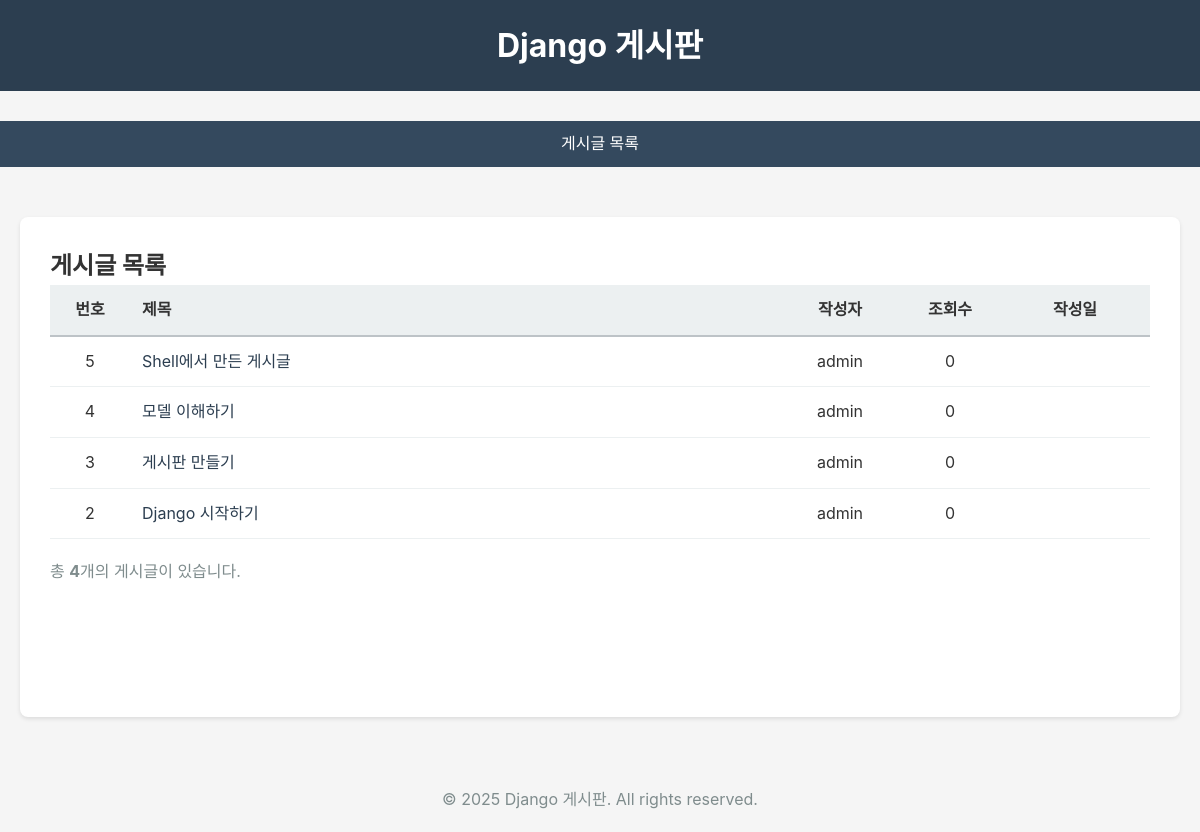
The page / on the database its author committed.
### board/models.py (models this page shows, shortened)
class Post (models.Model):
    title = models.CharField(max_length=200, verbose_name='제목')
    content = models.TextField(verbose_name='내용') # TextField 길이 제한이 없어서 긴 글을 쓸수 있음
    author = models.ForeignKey(User, on_delete=models.CASCADE, verbose_name='작성자') # Django가 기본으로 제공하는 사용자모델 User // 사용자가 삭제되면 그 사용자의 게시글도 모두 삭제
    created_at = models.DateTimeField(auto_now_add=True, verbose_name='작성일시')
    updated_at = models.DateTimeField(auto_now=True, verbose_name='수정일시')
    views = models.PositiveIntegerField (default=0, verbose_name='조회수') # 양의 정수
    class Meta :
        ordering = ['-created_at'] # 최신 글이 위로 오도록 정렬 / -(마이너스)는 내림차순을 의미
        verbose_name = '게시글'
        verbose_name_plural = '게시글'
    def is_updated(self):
        return (self.updated_at - self.created_at).total_seconds() > 60

### board/views.py (the view)
# urls.py: path('', views.post_list, name='list'), # 빈 경로('')로 접속하면 게시글 목록
def post_list(request):
    posts = Post.objects.all() # Post 모델의 모든 객체를 가져옴
    today = timezone.now().date() # 게시글이 오늘 작성되었는지 표시
    for post in posts:
        post.is_new = post.created_at.date() == today
    context = {'posts': posts} # 템플릿에 전달할 컨텍스트
    return render(request, 'board/post_list.html', context) # 템플릿 파일을 렌더링

### board/templates/board/post_list.html (shortened to what this page needs)
{% extends 'board/base.html' %}
{% block content %}
<h2>게시글 목록</h2>
{% if posts %}  {% comment %} 게시글이 있을 때 표시할 내용{% endcomment %}
    <table style="width: 100%; border-collapse: collapse;">
        <thead>
            <tr style="background-color: #ecf0f1; border-bottom: 2px solid #bdc3c7;">
                <th style="padding: 12px; text-align: center; width: 80px;">번호</th>
                <th style="padding: 12px; text-align: left;">제목</th>
                <th style="padding: 12px; text-align: center; width: 120px;">작성자</th>
                <th style="padding: 12px; text-align: center; width: 100px;">조회수</th>
                <th style="padding: 12px; text-align: center; width: 150px;">작성일</th>
            </tr>
        </thead>
        <tbody>
            {% for post in posts %}
            <tr style="border-bottom: 1px solid #ecf0f1;">
                <td style="padding: 12px; text-align: center;">{{ post.pk }}</td>
                <td style="padding: 12px;">
                    <a href="{% url 'board:detail' post.pk %}" style="color: #2c3e50; text-decoration: none;">
                        {{ post.title }}
                    </a>
                </td>
                <td style="padding: 12px; text-align: center;">{{ post.author.username }}</td>
                <td style="padding: 12px; text-align: center;">{{ post.views }}</td>
            </tr>
            {% endfor %}
        </tbody>
    </table>
    <p style="margin-top: 20px; color: #7f8c8d;">
        총 <strong>{{ posts.count }}</strong>개의 게시글이 있습니다.
    </p>
{% else %} {% comment %} 게시글이 없을 때 표시할 내용{% endcomment %}
    <p style="text-align: center; padding: 50px; color: #7f8c8d;">
        아직 게시글이 없습니다. 첫 번째 글을 작성해보세요!
    </p>
{% endif %}
{% endblock %}

### board/templates/board/base.html (shortened to what this page needs)
<!DOCTYPE html>
<html lang="ko">
<head>
</head>
<body>
    <header>
        <h1>Django 게시판</h1>
    </header>
    <nav>
        <ul>
            <li><a href="{% url 'board:list' %}">게시글 목록</a></li>
        </ul>
    </nav>
    <div class="container">
        <div class="content">
            {% block content %}
            {% endblock %}
        </div>
    </div>
    <footer>
        <p>&copy; 2025 Django 게시판. All rights reserved.</p>
    </footer>
</body>
</html>

### board/templates/board/base.html (style rules this page uses)
* { margin: 0; padding: 0; box-sizing: border-box; }
body { font-family: -apple-system, BlinkMacSystemFont, "Segoe UI", Roboto, "Helvetica Neue", Arial, sans-serif; line-height: 1.6; color: #333; background-color: #f5f5f5; }
.container { max-width: 1200px; margin: 0 auto; padding: 20px; }
header { background-color: #2c3e50; color: white; padding: 20px 0; margin-bottom: 30px; }
header h1 { text-align: center; }
nav { background-color: #34495e; padding: 10px 0; margin-bottom: 30px; }
nav ul { list-style: none; display: flex; justify-content: center; gap: 20px; }
nav a { color: white; text-decoration: none; padding: 5px 15px; border-radius: 4px; transition: background-color 0.3s; }
.content { background-color: white; padding: 30px; border-radius: 8px; box-shadow: 0 2px 4px rgba(0,0,0,0.1); min-height: 500px; }
footer { text-align: center; padding: 20px; color: #7f8c8d; margin-top: 30px; }

### rows shown on the page
Post: pk "5", title "Shell에서 만든 게시글", author.username "admin", views "0"
Post: pk "4", title "모델 이해하기", author.username "admin", views "0"
Post: pk "3", title "게시판 만들기", author.username "admin", views "0"
Post: pk "2", title "Django 시작하기", author.username "admin", views "0"

### other values the page prints
{{ posts.count }} "4"
